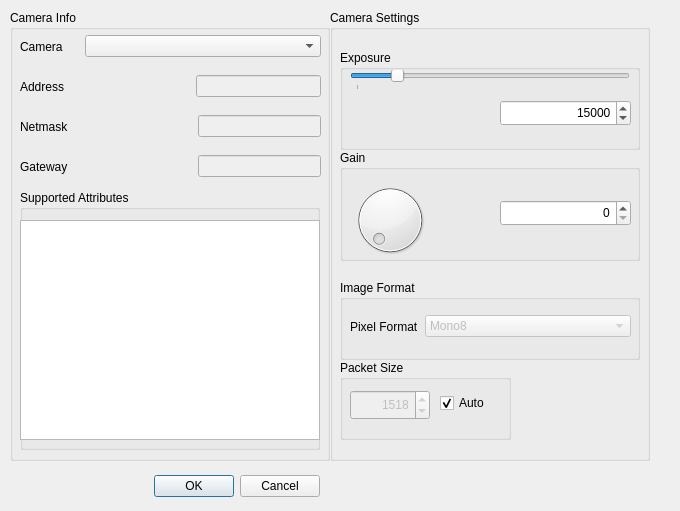
<?xml version="1.0" encoding="UTF-8"?>
<ui version="4.0">
 <class>GigESettings</class>
 <widget class="QDialog" name="GigESettings">
  <property name="geometry">
   <rect>
    <x>0</x>
    <y>0</y>
    <width>680</width>
    <height>511</height>
   </rect>
  </property>
  <property name="windowTitle">
   <string>Dialog</string>
  </property>
  <widget class="QDialogButtonBox" name="buttonBox">
   <property name="geometry">
    <rect>
     <x>0</x>
     <y>470</y>
     <width>320</width>
     <height>32</height>
    </rect>
   </property>
   <property name="orientation">
    <enum>Qt::Horizontal</enum>
   </property>
   <property name="standardButtons">
    <set>QDialogButtonBox::Cancel|QDialogButtonBox::Ok</set>
   </property>
  </widget>
  <widget class="QGroupBox" name="cameraInfoBox">
   <property name="geometry">
    <rect>
     <x>10</x>
     <y>10</y>
     <width>320</width>
     <height>451</height>
    </rect>
   </property>
   <property name="title">
    <string>Camera Info</string>
   </property>
   <widget class="QWidget" name="horizontalLayoutWidget">
    <property name="geometry">
     <rect>
      <x>10</x>
      <y>20</y>
      <width>301</width>
      <height>33</height>
     </rect>
    </property>
    <layout class="QHBoxLayout" name="cameraLayout">
     <item>
      <widget class="QLabel" name="label">
       <property name="sizePolicy">
        <sizepolicy hsizetype="Preferred" vsizetype="Preferred">
         <horstretch>1</horstretch>
         <verstretch>0</verstretch>
        </sizepolicy>
       </property>
       <property name="text">
        <string>Camera</string>
       </property>
      </widget>
     </item>
     <item>
      <widget class="QComboBox" name="cameraSelectCombo">
       <property name="sizePolicy">
        <sizepolicy hsizetype="Preferred" vsizetype="Fixed">
         <horstretch>4</horstretch>
         <verstretch>0</verstretch>
        </sizepolicy>
       </property>
      </widget>
     </item>
    </layout>
   </widget>
   <widget class="QWidget" name="horizontalLayoutWidget_2">
    <property name="geometry">
     <rect>
      <x>10</x>
      <y>60</y>
      <width>301</width>
      <height>33</height>
     </rect>
    </property>
    <layout class="QHBoxLayout" name="addressLayout">
     <item>
      <widget class="QLabel" name="addressLabel">
       <property name="text">
        <string>Address</string>
       </property>
      </widget>
     </item>
     <item>
      <spacer name="horizontalSpacer">
       <property name="orientation">
        <enum>Qt::Horizontal</enum>
       </property>
       <property name="sizeHint" stdset="0">
        <size>
         <width>40</width>
         <height>20</height>
        </size>
       </property>
      </spacer>
     </item>
     <item>
      <widget class="QLineEdit" name="addressLineEdit">
       <property name="enabled">
        <bool>false</bool>
       </property>
       <property name="alignment">
        <set>Qt::AlignRight|Qt::AlignTrailing|Qt::AlignVCenter</set>
       </property>
      </widget>
     </item>
    </layout>
   </widget>
   <widget class="QWidget" name="horizontalLayoutWidget_3">
    <property name="geometry">
     <rect>
      <x>10</x>
      <y>100</y>
      <width>301</width>
      <height>33</height>
     </rect>
    </property>
    <layout class="QHBoxLayout" name="addressLayout_2">
     <item>
      <widget class="QLabel" name="addressLabel_2">
       <property name="text">
        <string>Netmask</string>
       </property>
      </widget>
     </item>
     <item>
      <spacer name="horizontalSpacer_2">
       <property name="orientation">
        <enum>Qt::Horizontal</enum>
       </property>
       <property name="sizeHint" stdset="0">
        <size>
         <width>40</width>
         <height>20</height>
        </size>
       </property>
      </spacer>
     </item>
     <item>
      <widget class="QLineEdit" name="netmaskLineEdit">
       <property name="enabled">
        <bool>false</bool>
       </property>
       <property name="alignment">
        <set>Qt::AlignRight|Qt::AlignTrailing|Qt::AlignVCenter</set>
       </property>
      </widget>
     </item>
    </layout>
   </widget>
   <widget class="QWidget" name="horizontalLayoutWidget_4">
    <property name="geometry">
     <rect>
      <x>10</x>
      <y>140</y>
      <width>301</width>
      <height>33</height>
     </rect>
    </property>
    <layout class="QHBoxLayout" name="addressLayout_3">
     <item>
      <widget class="QLabel" name="addressLabel_3">
       <property name="text">
        <string>Gateway</string>
       </property>
      </widget>
     </item>
     <item>
      <spacer name="horizontalSpacer_3">
       <property name="orientation">
        <enum>Qt::Horizontal</enum>
       </property>
       <property name="sizeHint" stdset="0">
        <size>
         <width>40</width>
         <height>20</height>
        </size>
       </property>
      </spacer>
     </item>
     <item>
      <widget class="QLineEdit" name="gatewayLineEdit">
       <property name="enabled">
        <bool>false</bool>
       </property>
       <property name="alignment">
        <set>Qt::AlignRight|Qt::AlignTrailing|Qt::AlignVCenter</set>
       </property>
      </widget>
     </item>
    </layout>
   </widget>
   <widget class="QGroupBox" name="groupBox_4">
    <property name="geometry">
     <rect>
      <x>10</x>
      <y>180</y>
      <width>300</width>
      <height>260</height>
     </rect>
    </property>
    <property name="title">
     <string>Supported Attributes</string>
    </property>
    <widget class="QListWidget" name="attrubutesListWidget">
     <property name="geometry">
      <rect>
       <x>0</x>
       <y>30</y>
       <width>300</width>
       <height>220</height>
      </rect>
     </property>
     <property name="font">
      <font>
       <pointsize>8</pointsize>
      </font>
     </property>
    </widget>
   </widget>
  </widget>
  <widget class="QGroupBox" name="cameraSettingsBox">
   <property name="geometry">
    <rect>
     <x>330</x>
     <y>10</y>
     <width>320</width>
     <height>451</height>
    </rect>
   </property>
   <property name="title">
    <string>Camera Settings</string>
   </property>
   <widget class="QGroupBox" name="groupBox">
    <property name="geometry">
     <rect>
      <x>10</x>
      <y>40</y>
      <width>300</width>
      <height>100</height>
     </rect>
    </property>
    <property name="title">
     <string>Exposure</string>
    </property>
    <widget class="QSlider" name="exposureSlider">
     <property name="geometry">
      <rect>
       <x>10</x>
       <y>20</y>
       <width>280</width>
       <height>20</height>
      </rect>
     </property>
     <property name="minimum">
      <number>21</number>
     </property>
     <property name="maximum">
      <number>60000000</number>
     </property>
     <property name="value">
      <number>15000</number>
     </property>
     <property name="orientation">
      <enum>Qt::Horizontal</enum>
     </property>
     <property name="tickPosition">
      <enum>QSlider::TicksBelow</enum>
     </property>
     <property name="tickInterval">
      <number>10000000</number>
     </property>
    </widget>
    <widget class="QSpinBox" name="exposureSpinBox">
     <property name="geometry">
      <rect>
       <x>160</x>
       <y>50</y>
       <width>131</width>
       <height>26</height>
      </rect>
     </property>
     <property name="alignment">
      <set>Qt::AlignRight|Qt::AlignTrailing|Qt::AlignVCenter</set>
     </property>
     <property name="minimum">
      <number>21</number>
     </property>
     <property name="maximum">
      <number>60000000</number>
     </property>
     <property name="singleStep">
      <number>1000</number>
     </property>
     <property name="value">
      <number>15000</number>
     </property>
    </widget>
   </widget>
   <widget class="QGroupBox" name="groupBox_2">
    <property name="geometry">
     <rect>
      <x>10</x>
      <y>140</y>
      <width>300</width>
      <height>111</height>
     </rect>
    </property>
    <property name="title">
     <string>Gain</string>
    </property>
    <widget class="QDial" name="gainDial">
     <property name="geometry">
      <rect>
       <x>10</x>
       <y>30</y>
       <width>80</width>
       <height>80</height>
      </rect>
     </property>
     <property name="maximum">
      <number>31</number>
     </property>
    </widget>
    <widget class="QSpinBox" name="gainSpinBox">
     <property name="geometry">
      <rect>
       <x>160</x>
       <y>50</y>
       <width>131</width>
       <height>26</height>
      </rect>
     </property>
     <property name="alignment">
      <set>Qt::AlignRight|Qt::AlignTrailing|Qt::AlignVCenter</set>
     </property>
     <property name="minimum">
      <number>0</number>
     </property>
     <property name="maximum">
      <number>31</number>
     </property>
     <property name="singleStep">
      <number>1</number>
     </property>
     <property name="value">
      <number>0</number>
     </property>
    </widget>
   </widget>
   <widget class="QGroupBox" name="groupBox_3">
    <property name="geometry">
     <rect>
      <x>10</x>
      <y>270</y>
      <width>300</width>
      <height>80</height>
     </rect>
    </property>
    <property name="title">
     <string>Image Format</string>
    </property>
    <widget class="QWidget" name="horizontalLayoutWidget_5">
     <property name="geometry">
      <rect>
       <x>10</x>
       <y>30</y>
       <width>281</width>
       <height>33</height>
      </rect>
     </property>
     <layout class="QHBoxLayout" name="cameraLayout_2">
      <item>
       <widget class="QLabel" name="label_2">
        <property name="sizePolicy">
         <sizepolicy hsizetype="Preferred" vsizetype="Preferred">
          <horstretch>1</horstretch>
          <verstretch>0</verstretch>
         </sizepolicy>
        </property>
        <property name="text">
         <string>Pixel Format</string>
        </property>
       </widget>
      </item>
      <item>
       <widget class="QComboBox" name="pixelFormatCombo">
        <property name="enabled">
         <bool>false</bool>
        </property>
        <property name="sizePolicy">
         <sizepolicy hsizetype="Preferred" vsizetype="Fixed">
          <horstretch>4</horstretch>
          <verstretch>0</verstretch>
         </sizepolicy>
        </property>
        <item>
         <property name="text">
          <string>Mono8</string>
         </property>
        </item>
        <item>
         <property name="text">
          <string>Bgr24</string>
         </property>
        </item>
       </widget>
      </item>
     </layout>
    </widget>
   </widget>
   <widget class="QGroupBox" name="groupBox_5">
    <property name="geometry">
     <rect>
      <x>10</x>
      <y>350</y>
      <width>171</width>
      <height>80</height>
     </rect>
    </property>
    <property name="title">
     <string>Packet Size</string>
    </property>
    <widget class="QSpinBox" name="packetSizeSpinBox">
     <property name="enabled">
      <bool>false</bool>
     </property>
     <property name="geometry">
      <rect>
       <x>10</x>
       <y>30</y>
       <width>80</width>
       <height>30</height>
      </rect>
     </property>
     <property name="alignment">
      <set>Qt::AlignRight|Qt::AlignTrailing|Qt::AlignVCenter</set>
     </property>
     <property name="minimum">
      <number>1500</number>
     </property>
     <property name="maximum">
      <number>9000</number>
     </property>
     <property name="value">
      <number>1518</number>
     </property>
    </widget>
    <widget class="QCheckBox" name="autoPacketSizeCheckBox">
     <property name="geometry">
      <rect>
       <x>100</x>
       <y>30</y>
       <width>71</width>
       <height>26</height>
      </rect>
     </property>
     <property name="text">
      <string>Auto</string>
     </property>
     <property name="checked">
      <bool>true</bool>
     </property>
    </widget>
   </widget>
  </widget>
 </widget>
 <resources/>
 <connections>
  <connection>
   <sender>buttonBox</sender>
   <signal>accepted()</signal>
   <receiver>GigESettings</receiver>
   <slot>accept()</slot>
   <hints>
    <hint type="sourcelabel">
     <x>248</x>
     <y>254</y>
    </hint>
    <hint type="destinationlabel">
     <x>157</x>
     <y>274</y>
    </hint>
   </hints>
  </connection>
  <connection>
   <sender>buttonBox</sender>
   <signal>rejected()</signal>
   <receiver>GigESettings</receiver>
   <slot>reject()</slot>
   <hints>
    <hint type="sourcelabel">
     <x>316</x>
     <y>260</y>
    </hint>
    <hint type="destinationlabel">
     <x>286</x>
     <y>274</y>
    </hint>
   </hints>
  </connection>
  <connection>
   <sender>exposureSlider</sender>
   <signal>valueChanged(int)</signal>
   <receiver>exposureSpinBox</receiver>
   <slot>setValue(int)</slot>
   <hints>
    <hint type="sourcelabel">
     <x>169</x>
     <y>229</y>
    </hint>
    <hint type="destinationlabel">
     <x>245</x>
     <y>262</y>
    </hint>
   </hints>
  </connection>
  <connection>
   <sender>exposureSpinBox</sender>
   <signal>valueChanged(int)</signal>
   <receiver>exposureSlider</receiver>
   <slot>setValue(int)</slot>
   <hints>
    <hint type="sourcelabel">
     <x>245</x>
     <y>262</y>
    </hint>
    <hint type="destinationlabel">
     <x>169</x>
     <y>229</y>
    </hint>
   </hints>
  </connection>
  <connection>
   <sender>gainDial</sender>
   <signal>valueChanged(int)</signal>
   <receiver>gainSpinBox</receiver>
   <slot>setValue(int)</slot>
   <hints>
    <hint type="sourcelabel">
     <x>79</x>
     <y>379</y>
    </hint>
    <hint type="destinationlabel">
     <x>245</x>
     <y>382</y>
    </hint>
   </hints>
  </connection>
  <connection>
   <sender>gainSpinBox</sender>
   <signal>valueChanged(int)</signal>
   <receiver>gainDial</receiver>
   <slot>setValue(int)</slot>
   <hints>
    <hint type="sourcelabel">
     <x>245</x>
     <y>382</y>
    </hint>
    <hint type="destinationlabel">
     <x>79</x>
     <y>379</y>
    </hint>
   </hints>
  </connection>
  <connection>
   <sender>autoPacketSizeCheckBox</sender>
   <signal>toggled(bool)</signal>
   <receiver>packetSizeSpinBox</receiver>
   <slot>setDisabled(bool)</slot>
   <hints>
    <hint type="sourcelabel">
     <x>475</x>
     <y>402</y>
    </hint>
    <hint type="destinationlabel">
     <x>389</x>
     <y>404</y>
    </hint>
   </hints>
  </connection>
 </connections>
</ui>
